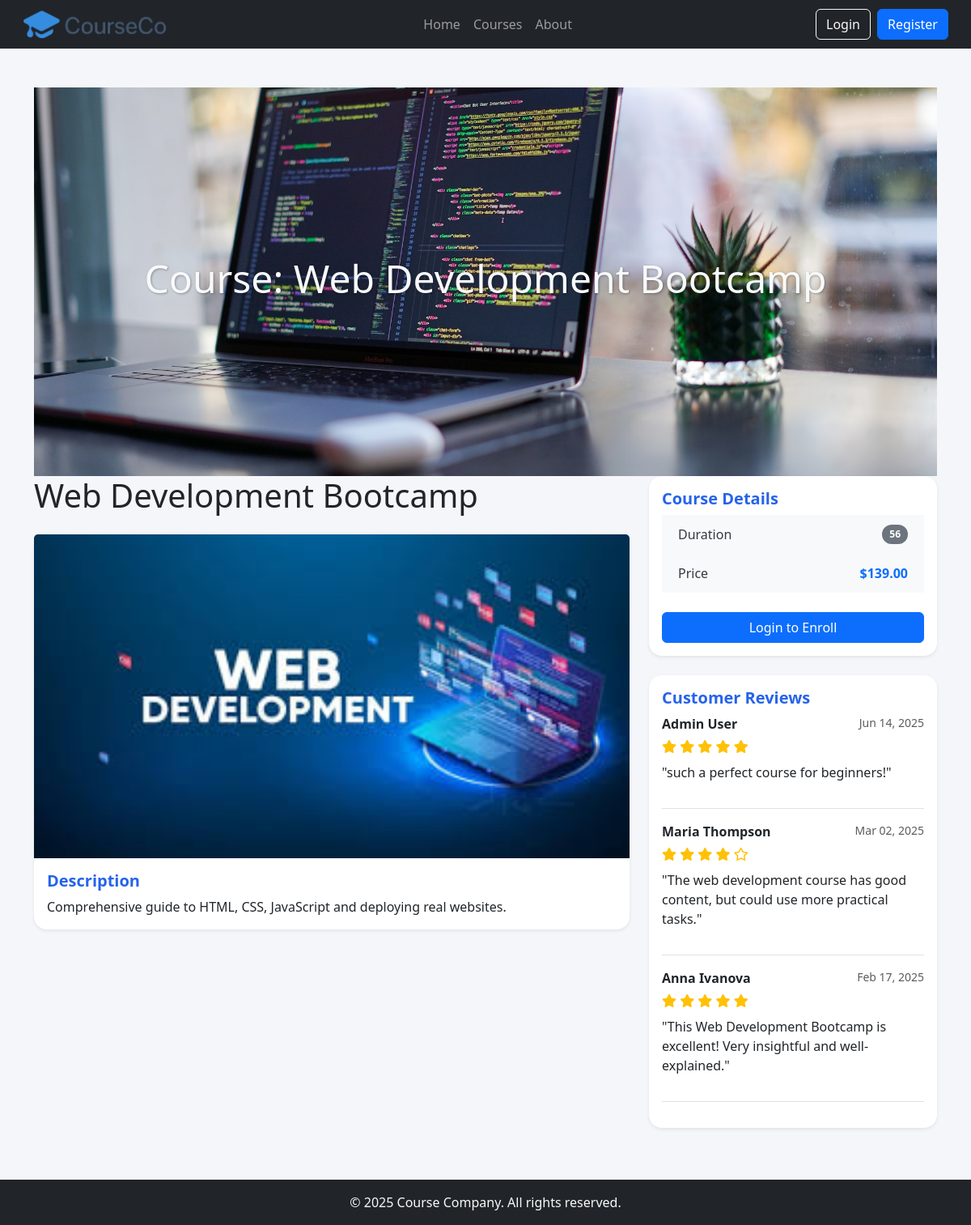
The app's page /templates/course.php?id=4 with its own data.
### tables this page shows
CREATE TABLE `courses` (
  `id` int(11) NOT NULL,
  `title` varchar(255) NOT NULL,
  `description` text DEFAULT NULL,
  `price` decimal(10,2) NOT NULL,
  `duration` int(11) NOT NULL COMMENT 'Duration in hours',
  `level` enum('beginner','intermediate','advanced') NOT NULL,
  `category_id` int(11) DEFAULT NULL,
  `teacher_id` int(11) DEFAULT NULL,
  `image_url` varchar(255) DEFAULT NULL,
  `is_published` tinyint(1) DEFAULT 0,
  `created_at` timestamp NOT NULL DEFAULT current_timestamp(),
  `updated_at` timestamp NOT NULL DEFAULT current_timestamp() ON UPDATE current_timestamp()
);

CREATE TABLE `reviews` (
  `id` int(11) NOT NULL,
  `course_id` int(11) NOT NULL,
  `user_id` int(11) NOT NULL,
  `rating` int(11) NOT NULL CHECK (`rating` >= 1 and `rating` <= 5),
  `text` text DEFAULT NULL,
  `created_at` timestamp NOT NULL DEFAULT current_timestamp()
);

CREATE TABLE `users` (
  `id` int(11) NOT NULL,
  `username` varchar(50) NOT NULL,
  `email` varchar(100) NOT NULL,
  `password` varchar(255) NOT NULL,
  `first_name` varchar(50) DEFAULT NULL,
  `last_name` varchar(50) DEFAULT NULL,
  `role` enum('student','teacher','admin') DEFAULT 'student',
  `created_at` timestamp NOT NULL DEFAULT current_timestamp(),
  `updated_at` timestamp NOT NULL DEFAULT current_timestamp() ON UPDATE current_timestamp()
);

### config/DBInfo.php (called while the page is built)
<?php
class DBInfo {
    public static function getConfig() {
        return [
            'DB_HOST' => 'localhost',
            'DB_NAME' => 'course_company',
            'DB_USER' => 'root',
            'DB_PASS' => '',
            'DB_PORT' => '3306'
        ];
    }
}
?>

### Classes/Database.php (called while the page is built, shortened)
<?php
require_once __DIR__ . '/../config/DBInfo.php';
class Database {
    private $conn;
    private function connect() {
        $config = DBInfo::getConfig();
        try {
            $this->conn = new PDO(
                "mysql:host={$config['DB_HOST']};port={$config['DB_PORT']};dbname={$config['DB_NAME']}",
                $config['DB_USER'],
                $config['DB_PASS'],
                [PDO::ATTR_ERRMODE => PDO::ERRMODE_EXCEPTION]
            );
        } catch (PDOException $e) {
            die("Connection failed: " . $e->getMessage());
        }
    }
    public function getConnection() {
        return $this->conn;
    }
}
?>

### Classes/Course.php (called while the page is built, shortened)
<?php
require_once __DIR__ . '/Database.php';
class Course extends Database
{
    public function getById($id)
    {
        $stmt = $this->getConnection()->prepare("SELECT c.*, cat.name AS category FROM courses c JOIN categories cat ON c.category_id = cat.id WHERE c.id = ?");
        $stmt->execute([$id]);
        return $stmt->fetch(PDO::FETCH_ASSOC);
    }
    public function getReviews($courseId)
    {
        $stmt = $this->getConnection()->prepare('
            SELECT r.*, u.first_name, u.last_name
            FROM reviews r
            JOIN users u ON r.user_id = u.id
            WHERE r.course_id = ?
            ORDER BY r.created_at DESC
        ');
        $stmt->execute([$courseId]);
        return $stmt->fetchAll(PDO::FETCH_ASSOC);
    }
}

### Classes/Auth.php (called while the page is built, shortened)
<?php
require_once __DIR__ . '/Database.php';
class Auth extends Database
{
    public function getUser()
    {
        if (!isset($_SESSION['user']['id'])) {
            return null;}
        $stmt = $this->getConnection()->prepare("SELECT * FROM users WHERE id = ?");
        $stmt->execute([$_SESSION['user']['id']]);
        $this->user = $stmt->fetch();
        return $this->user;
    }
}

### templates/course.php (the view, shortened to what this page needs)
<?php
include_once 'partials/header.php';
require_once __DIR__ . '/../Classes/Auth.php';
require_once __DIR__ . '/../Classes/Course.php';
$courseId = isset($_GET['id']) ? (int)$_GET['id'] : 0;
$auth = new Auth();
$user = $auth->getUser();
$courseObj = new Course();
$userObj = new User();
$course = $courseObj->getById($courseId);
$reviews = $courseObj->getReviews($courseId);
$isEnrolled = $user ? $userObj->isUserEnrolled($user['id'], $courseId) : false;
?>
    <main class="container my-5">
        <section class="hero text-center text-light d-flex align-items-center justify-content-center">
            <div>
                <h1 class="display-4">Course: <?= htmlspecialchars($course['title']) ?></h1>
            </div>
        </section>
        <?php if ($course): ?>
            <div class="row">
                <div class="col-md-8">
                    <h1 class="mb-4"><?= htmlspecialchars($course['title']) ?></h1>
                    <div class="card mb-4">
                        <img src="<?= htmlspecialchars($course['image_url'] ?: BASE_PATH . '/assets/img/placeholder.png') ?>"
                             class="card-img-top" alt="<?= htmlspecialchars($course['title']) ?>"
                             style="max-height: 400px; object-fit: cover;">
                        <div class="card-body">
                            <h5 class="card-title">Description</h5>
                            <p class="card-text"><?= nl2br(htmlspecialchars($course['description'])) ?></p>
                        </div>
                    </div>
                </div>
                <div class="col-md-4">
                    <div class="card">
                        <div class="card-body">
                            <h5 class="card-title">Course Details</h5>
                            <ul class="list-group list-group-flush">
                                <li class="list-group-item d-flex justify-content-between align-items-center">
                                    Duration
                                    <span class="badge bg-primary rounded-pill"><?= htmlspecialchars($course['duration'] ?? 'N/A') ?></span>
                                </li>
                                <li class="list-group-item d-flex justify-content-between align-items-center">
                                    Price
                                    <span class="text-primary fw-bold">$<?= number_format($course['price'] ?? 0, 2) ?></span>
                                </li>
                            </ul>
                            <div class="mt-4">
                                <?php if ($user): ?>
                                    <?php if ($isEnrolled): ?>
                                        <a href="#" class="btn btn-success w-100 disabled">Enrolled <i class="fas fa-check"></i></a>
                                        <button type="button" class="btn btn-primary w-100 mt-2">Continue Learning</button>
                                    <?php else: ?>
                                        <form action="<?= BASE_PATH ?>/actions/auth/EnrollCourse.php" method="POST">
                                            <input type="hidden" name="course_id" value="<?= htmlspecialchars($courseId) ?>">
                                            <button type="submit" class="btn btn-primary w-100">Enroll Now</button>
                                        </form>
                                    <?php endif; ?>
                                <?php else: ?>
                                    <button type="button" class="btn btn-primary w-100" data-bs-toggle="modal" data-bs-target="#loginModal">Login to Enroll</button>
                                <?php endif; ?>
                            </div>
                        </div>
                    </div>
                    <?php if (!empty($reviews)): ?>
                        <?php include __DIR__ . '/partials/reviews_block.php'; ?>
                    <?php elseif ($course): ?>
                        <div class="alert alert-info mt-4">No reviews yet for this course.</div>
                    <?php endif; ?>
                </div>
            </div>
        <?php else: ?>
            <div class="alert alert-danger">
                Course not found. Please check the URL and try again.
            </div>
        <?php endif; ?>
    </main>
    <?php include 'partials/footer.php'; ?>

### templates/partials/header.php (shortened to what this page needs)
<!DOCTYPE html>
<html lang="en">
<head>
  <link rel="stylesheet" href="https://cdn.jsdelivr.net/npm/bootstrap@5.3.0/dist/css/bootstrap.min.css">
  <link rel="stylesheet" href="<?= BASE_PATH ?>/assets/css/style.css">
  <link rel="stylesheet" href="<?= BASE_PATH ?>/assets/css/admin.css">
  <link rel="stylesheet" href="<?= BASE_PATH ?>/assets/css/header.css">
  <link rel="stylesheet" href="https://cdnjs.cloudflare.com/ajax/libs/font-awesome/5.15.4/css/all.min.css">
</head>
<body>
<nav class="navbar navbar-expand-lg navbar-dark bg-dark">
  <div class="container-fluid">
    <a class="navbar-brand" href="<?= BASE_PATH ?>/templates/home.php"><img src="<?= BASE_PATH ?>/assets/img/logo.png" alt="logo" class="navbar-logo"></a>
    <div class="collapse navbar-collapse" id="navbarNav">
      <ul class="navbar-nav mx-auto">
        <li class="nav-item"><a class="nav-link<?= basename($_SERVER['PHP_SELF']) == 'home.php' ? ' active' : '' ?>" href="<?= BASE_PATH ?>/templates/home.php">Home</a></li>
        <li class="nav-item"><a class="nav-link<?= basename($_SERVER['PHP_SELF']) == 'courses.php' ? ' active' : '' ?>" href="<?= BASE_PATH ?>/templates/courses.php">Courses</a></li>
        <li class="nav-item"><a class="nav-link<?= basename($_SERVER['PHP_SELF']) == 'about.php' ? ' active' : '' ?>" href="<?= BASE_PATH ?>/templates/about.php">About</a></li>
      </ul>
      <div class="navbar-nav">
        <?php if (isset($_SESSION['user'])): ?>
            <li class="nav-item">
                <span class="nav-link text-light"><?php echo htmlspecialchars($_SESSION['user']['username']); ?></span>
            </li>
            <li class="nav-item">
                <form action="<?= BASE_PATH ?>/actions/auth/Logout.php" method="POST">
                    <button type="submit" class="nav-link logout-link">Logout</button>
                </form>
            </li>
        <?php else: ?>
          <button type="button" class="btn btn-outline-light me-2" data-bs-toggle="modal" data-bs-target="#loginModal">
            Login
          </button>
          <button type="button" class="btn btn-primary" data-bs-toggle="modal" data-bs-target="#registerModal">
            Register
          </button>
        <?php endif; ?>
      </div>
    </div>
  </div>
</nav>

### templates/partials/reviews_block.php
<?php if (!empty($reviews)): ?>
    <div class="card mt-4">
        <div class="card-body">
            <h5 class="card-title">Customer Reviews</h5>
            <?php foreach ($reviews as $review): ?>
                <div class="mb-3 pb-3 border-bottom">
                    <p class="mb-1">
                        <strong><?= htmlspecialchars($review['first_name'] . ' ' . $review['last_name']) ?></strong>
                        <small class="text-muted float-end">
                            <?= htmlspecialchars(date('M d, Y', strtotime($review['created_at']))) ?>
                        </small>
                    </p>
                    <div>
                        <?php for ($i = 1; $i <= 5; $i++): ?>
                            <i class="fa<?= ($i <= $review['rating']) ? 's' : 'r' ?> fa-star text-warning"></i>
                        <?php endfor; ?>
                    </div>
                    <p class="mt-2">"<?= nl2br(htmlspecialchars($review['text'])) ?>"</p>
                </div>
            <?php endforeach; ?>
        </div>
    </div>
<?php endif; ?>

### templates/partials/footer.php (shortened to what this page needs)
<footer class="bg-dark text-light text-center py-3">
  <div class="container">
    <p class="mb-0">&copy; 2025 Course Company. All rights reserved.</p>
  </div>
</footer>
</body>
</html>

### assets/css/style.css (style rules this page uses)
html, body { font-family: 'Segoe UI', Tahoma, Geneva, Verdana, sans-serif; background-color: #f4f6f9; display: flex; flex-direction: column; min-height: 100vh; }
main { flex-grow: 1; }
.hero { height: 60vh; background-image: url('/Shaposhnikov_project/assets/img/banner.jpg'); background-size: cover; background-position: center; color: white; text-shadow: 1px 1px 3px rgba(0,0,0,0.3); }
.hero h1 { font-size: 3rem; }
.card { border: none; border-radius: 1rem; box-shadow: 0 4px 12px rgba(0, 0, 0, 0.1); transition: transform 0.2s; }
.card-title { background: linear-gradient(90deg, #2563eb 70%, #a21caf 100%); -webkit-background-clip: text; -webkit-text-fill-color: transparent; background-clip: text; color: transparent; font-weight: bold; }

### assets/css/admin.css (style rules this page uses)
.card { box-shadow: 0 0.125rem 0.25rem rgba(0, 0, 0, 0.075); margin-bottom: 1rem; transition: transform 0.2s; }
.list-group-item { border: none; padding: 0.75rem 1.25rem; }
.badge { padding: 0.5em 0.75em; }
.list-group-item { background-color: #f8f9fa; color: #343a40; border-color: #e9ecef; }
.list-group-item .badge { background-color: #6c757d !important; color: #fff !important; }

### assets/css/header.css (style rules this page uses)
.navbar { padding: 0.5rem 1rem; min-height: 60px; }
.navbar-brand { padding: 0; display: flex; align-items: center; }
.navbar-logo { height: 40px; width: auto; object-fit: contain; }
.navbar-nav { align-items: center; }
.nav-link { padding: 0.5rem 1rem; }

### records on screen
courses: title "Web Development Bootcamp", image_url (picture), description "Comprehensive guide to HTML, CSS, JavaScript and deploying real websites.", duration "56", price "139.00"
reviews: user.last_name "Admin User", created_at "Jun 14, 2025", rating 5 (drawn), text "such a perfect course for beginners!"
reviews: user.last_name "Maria Thompson", created_at "Mar 02, 2025", rating 4 (drawn), text "The web development course has good content, but could use more practical tasks."
reviews: user.last_name "Anna Ivanova", created_at "Feb 17, 2025", rating 5 (drawn), text "This Web Development Bootcamp is excellent! Very insightful and well-explained."
